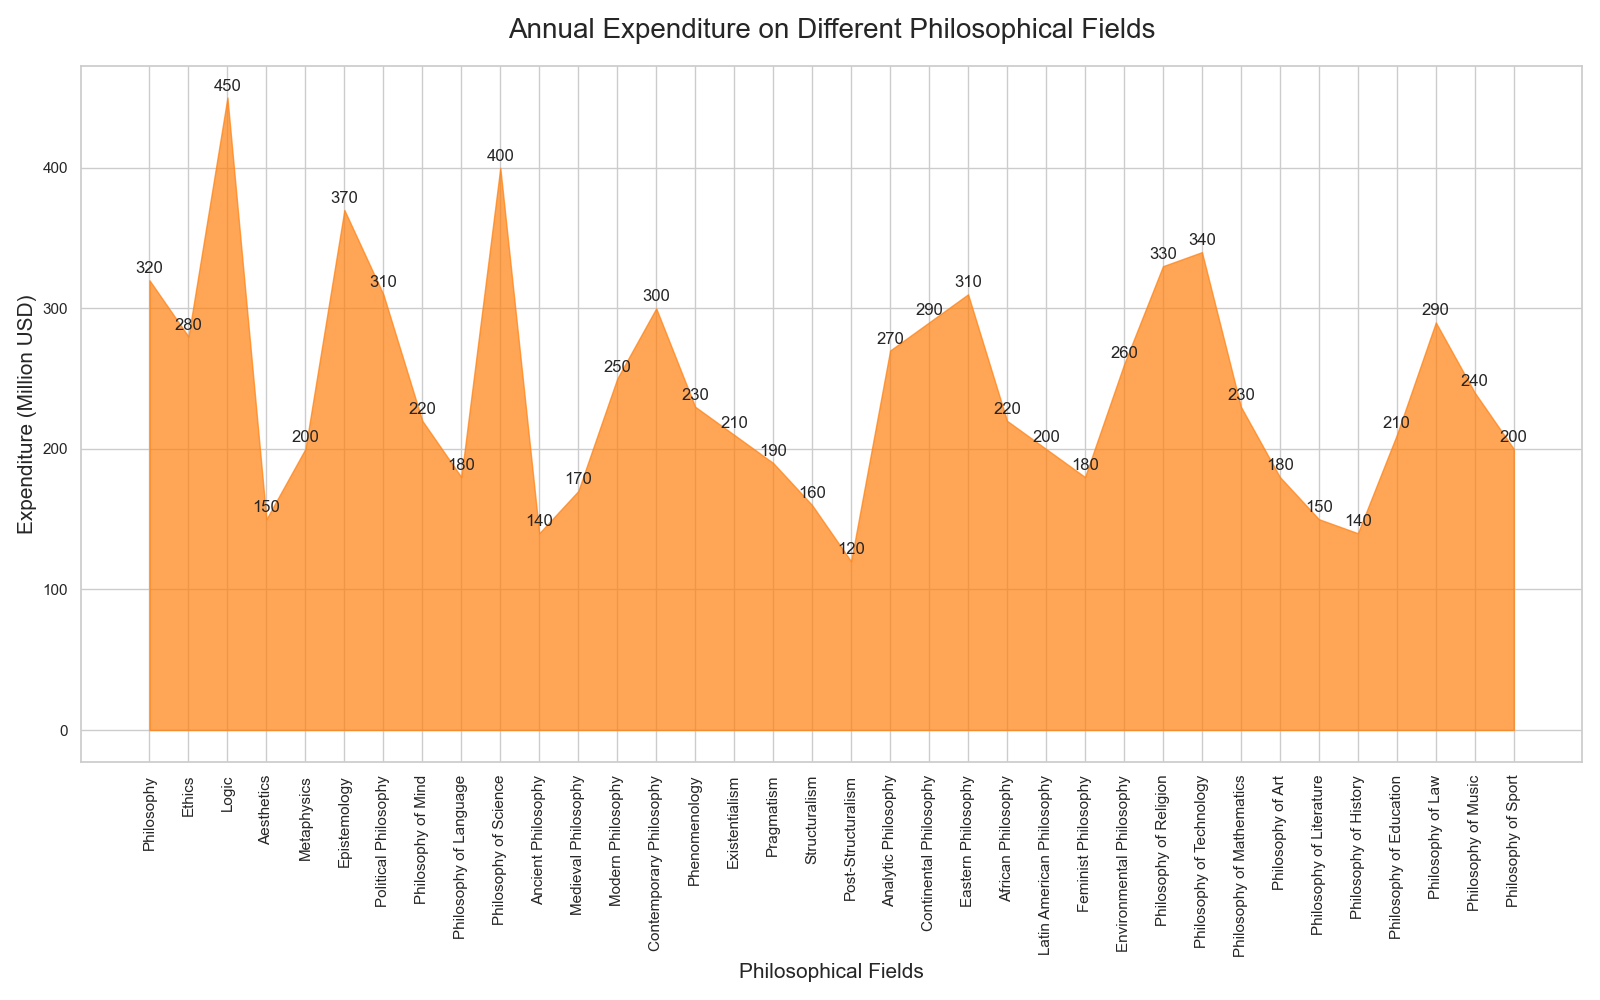

Write Python code to recreate this figure.

import matplotlib.pyplot as plt
import pandas as pd

data = {
    "Topic": ["Philosophy", "Ethics", "Logic", "Aesthetics", "Metaphysics", "Epistemology", 
              "Political Philosophy", "Philosophy of Mind", "Philosophy of Language", 
              "Philosophy of Science", "Ancient Philosophy", "Medieval Philosophy", 
              "Modern Philosophy", "Contemporary Philosophy", "Phenomenology", "Existentialism", 
              "Pragmatism", "Structuralism", "Post-Structuralism", "Analytic Philosophy", 
              "Continental Philosophy", "Eastern Philosophy", "African Philosophy", 
              "Latin American Philosophy", "Feminist Philosophy", "Environmental Philosophy", 
              "Philosophy of Religion", "Philosophy of Technology", "Philosophy of Mathematics", 
              "Philosophy of Art", "Philosophy of Literature", "Philosophy of History", 
              "Philosophy of Education", "Philosophy of Law", "Philosophy of Music", "Philosophy of Sport"],
    "Expenditure (Million USD)": [320, 280, 450, 150, 200, 370, 310, 220, 180, 400, 140, 170, 250, 300, 
                                  230, 210, 190, 160, 120, 270, 290, 310, 220, 200, 180, 260, 330, 
                                  340, 230, 180, 150, 140, 210, 290, 240, 200]
}

df = pd.DataFrame(data)

fig, ax = plt.subplots(figsize=(16, 10))

ax.fill_between(df['Topic'], df['Expenditure (Million USD)'], color='#ff7f0e', alpha=0.7)

ax.set_title('Annual Expenditure on Different Philosophical Fields', fontsize=20, pad=20)
ax.set_xlabel('Philosophical Fields', fontsize=15)
ax.set_ylabel('Expenditure (Million USD)', fontsize=15)

for i, txt in enumerate(df['Expenditure (Million USD)']):
    ax.annotate(txt, (df['Topic'][i], df['Expenditure (Million USD)'][i]), textcoords="offset points", xytext=(0,5), ha='center')

plt.xticks(rotation=90)
plt.tight_layout()
plt.show()
